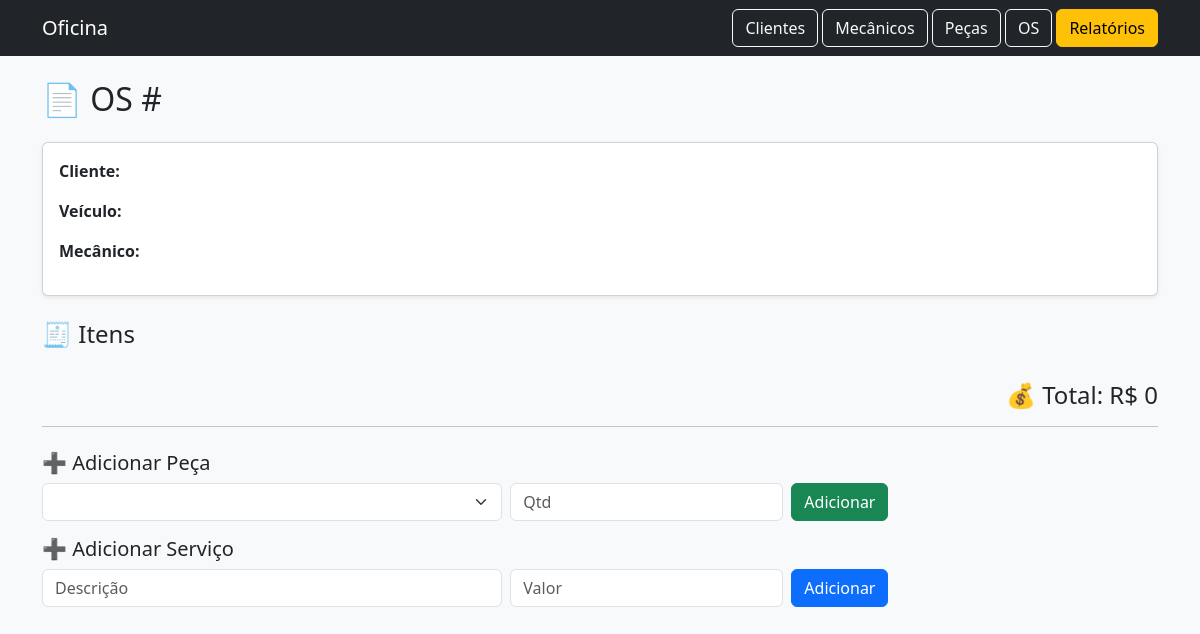
The app's page /os/1, older data.
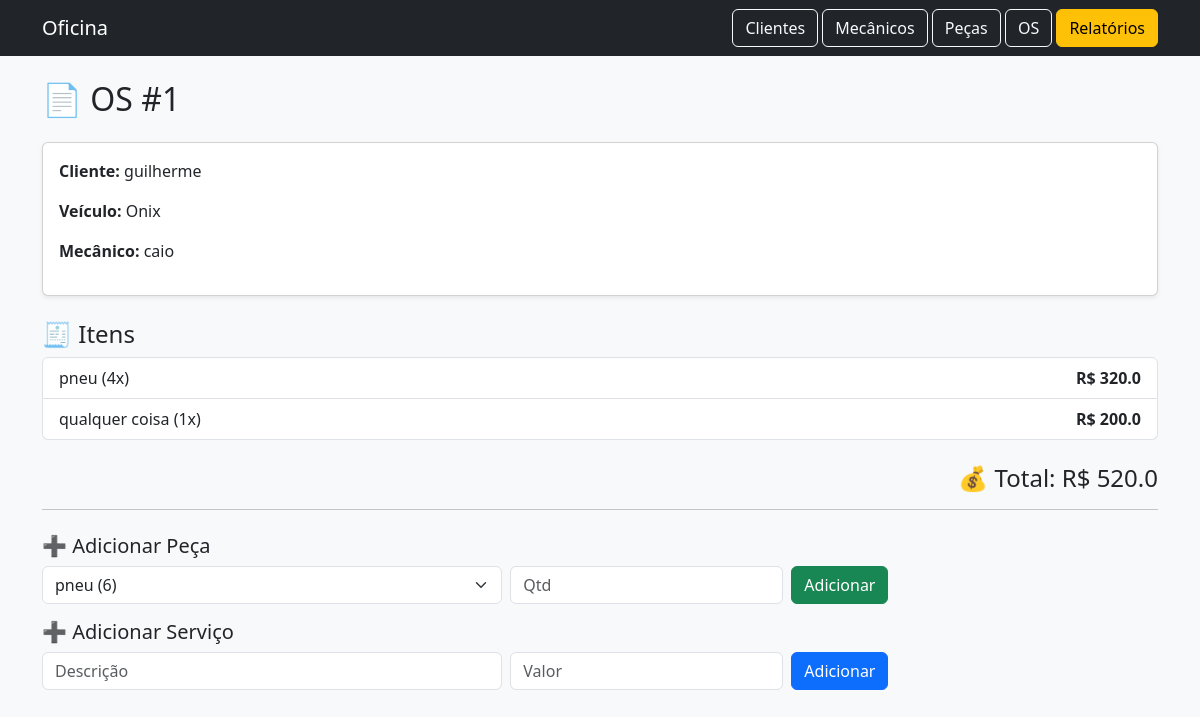
The same page, newer data.
### tables this page shows
CREATE TABLE ordens_servico (
    id INTEGER PRIMARY KEY AUTOINCREMENT,
    cliente_id INTEGER,
    veiculo_id INTEGER,
    mecanico_id INTEGER,
    status TEXT DEFAULT 'ABERTA',
    problema_relatado TEXT,
    data_abertura DATETIME DEFAULT CURRENT_TIMESTAMP,

    FOREIGN KEY (cliente_id) REFERENCES clientes(id),
    FOREIGN KEY (veiculo_id) REFERENCES veiculos(id),
    FOREIGN KEY (mecanico_id) REFERENCES mecanicos(id)
);

CREATE TABLE clientes (
    id INTEGER PRIMARY KEY AUTOINCREMENT,
    nome TEXT NOT NULL,
    telefone TEXT,
    email TEXT
);

CREATE TABLE veiculos (
    id INTEGER PRIMARY KEY AUTOINCREMENT,
    cliente_id INTEGER,
    marca TEXT,
    modelo TEXT,
    placa TEXT,
    FOREIGN KEY (cliente_id) REFERENCES clientes(id) ON DELETE CASCADE
);

CREATE TABLE mecanicos (
    id INTEGER PRIMARY KEY AUTOINCREMENT,
    nome TEXT NOT NULL,
    especialidade TEXT
);

CREATE TABLE os_itens (
    id INTEGER PRIMARY KEY AUTOINCREMENT,
    os_id INTEGER,
    peca_id INTEGER,
    descricao TEXT,
    tipo TEXT, -- PECA ou SERVICO
    quantidade INTEGER,
    valor_unitario REAL,
    valor_total REAL,

    FOREIGN KEY (os_id) REFERENCES ordens_servico(id) ON DELETE CASCADE,
    FOREIGN KEY (peca_id) REFERENCES pecas(id)
);

### app.py (the view)
@app.route("/os/<int:id>")
def ver_os(id):
    conn = conectar()
    cursor = conn.cursor()
    os = cursor.execute("""
        SELECT os.*, c.nome as cliente, v.modelo as veiculo, m.nome as mecanico
        FROM ordens_servico os
        JOIN clientes c ON os.cliente_id = c.id
        JOIN veiculos v ON os.veiculo_id = v.id
        JOIN mecanicos m ON os.mecanico_id = m.id
        WHERE os.id = ?
    """, (id,)).fetchone()
    itens = cursor.execute("SELECT * FROM os_itens WHERE os_id=?", (id,)).fetchall()
    pecas = cursor.execute("SELECT * FROM pecas").fetchall()
    total = cursor.execute("""
        SELECT SUM(valor_total) as total
        FROM os_itens
        WHERE os_id=?
    """, (id,)).fetchone()["total"] or 0
    conn.close()
    return render_template("ver_os.html", os=os, itens=itens, pecas=pecas, total=total)

### db.py (called while the page is built)
def conectar():
    conn = sqlite3.connect("oficina.db")
    conn.row_factory = sqlite3.Row
    return conn

### templates/ver_os.html
{% extends "base.html" %}
{% block content %}
<h2 class="mb-4">📄 OS #{{os.id}}</h2>
<div class="card shadow-sm p-3 mb-4">
    <p><strong>Cliente:</strong> {{os.cliente}}</p>
    <p><strong>Veículo:</strong> {{os.veiculo}}</p>
    <p><strong>Mecânico:</strong> {{os.mecanico}}</p>
</div>
<h4>🧾 Itens</h4>
<ul class="list-group mb-4">
{% for item in itens %}
<li class="list-group-item d-flex justify-content-between">
    <span>{{item.descricao}} ({{item.quantidade}}x)</span>
    <strong>R$ {{item.valor_total}}</strong>
</li>
{% endfor %}
</ul>
<h4 class="text-end">💰 Total: R$ {{total}}</h4>
<hr>
<h5 class="mt-4">➕ Adicionar Peça</h5>
<form method="post" action="/os/{{os.id}}/add-peca" class="row g-2 mb-3">
    <div class="col-md-5">
        <select name="peca_id" class="form-select">
            {% for p in pecas %}
            <option value="{{p.id}}">
                {{p.nome}} ({{p.quantidade_estoque}})
            </option>
            {% endfor %}
        </select>
    </div>
    <div class="col-md-3">
        <input name="quantidade" type="number" class="form-control" placeholder="Qtd">
    </div>
    <div class="col-md-2">
        <button class="btn btn-success">Adicionar</button>
    </div>
</form>
<h5>➕ Adicionar Serviço</h5>
<form method="post" action="/os/{{os.id}}/add-servico" class="row g-2">
    <div class="col-md-5">
        <input name="descricao" class="form-control" placeholder="Descrição">
    </div>
    <div class="col-md-3">
        <input name="valor" class="form-control" placeholder="Valor">
    </div>
    <div class="col-md-2">
        <button class="btn btn-primary">Adicionar</button>
    </div>
</form>
{% endblock %}

Row changes from the older to the newer data that the page shows:
added ordens_servico: id "1"
added clientes: cliente "guilherme"
added veiculos: veiculo "Onix"
added mecanicos: mecanico "caio"
added os_itens: descricao "pneu", quantidade "4", valor_total "320.0"
added os_itens: descricao "qualquer coisa", quantidade "1", valor_total "200.0"
Text that changed along with them:
{{ total }}: "0" → "520.0"
form field peca_id: (not shown) → "pneu (6)"
